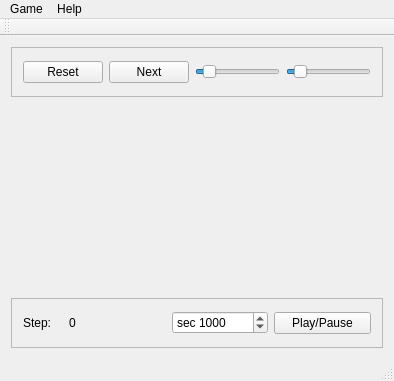
<?xml version="1.0" encoding="UTF-8"?>
<ui version="4.0">
 <class>MainWindow</class>
 <widget class="QMainWindow" name="MainWindow">
  <property name="geometry">
   <rect>
    <x>0</x>
    <y>0</y>
    <width>394</width>
    <height>381</height>
   </rect>
  </property>
  <property name="windowTitle">
   <string>Conway Game of Life</string>
  </property>
  <property name="unifiedTitleAndToolBarOnMac">
   <bool>true</bool>
  </property>
  <widget class="QWidget" name="centralWidget">
   <layout class="QVBoxLayout" name="verticalLayout">
    <item>
     <widget class="QFrame" name="frame">
      <property name="maximumSize">
       <size>
        <width>16777215</width>
        <height>50</height>
       </size>
      </property>
      <property name="frameShape">
       <enum>QFrame::StyledPanel</enum>
      </property>
      <property name="frameShadow">
       <enum>QFrame::Raised</enum>
      </property>
      <layout class="QHBoxLayout" name="horizontalLayout">
       <item>
        <widget class="QPushButton" name="pushButton_2">
         <property name="text">
          <string>Reset</string>
         </property>
        </widget>
       </item>
       <item>
        <widget class="QPushButton" name="pushButton">
         <property name="text">
          <string>Next</string>
         </property>
        </widget>
       </item>
       <item>
        <widget class="QSlider" name="horizontalSlider">
         <property name="value">
          <number>10</number>
         </property>
         <property name="orientation">
          <enum>Qt::Horizontal</enum>
         </property>
        </widget>
       </item>
       <item>
        <widget class="QSlider" name="horizontalSlider_2">
         <property name="value">
          <number>10</number>
         </property>
         <property name="orientation">
          <enum>Qt::Horizontal</enum>
         </property>
        </widget>
       </item>
      </layout>
     </widget>
    </item>
    <item>
     <widget class="MeshWidget" name="meshWidget" native="true"/>
    </item>
    <item>
     <widget class="QFrame" name="frame_2">
      <property name="maximumSize">
       <size>
        <width>16777215</width>
        <height>50</height>
       </size>
      </property>
      <property name="frameShape">
       <enum>QFrame::StyledPanel</enum>
      </property>
      <property name="frameShadow">
       <enum>QFrame::Raised</enum>
      </property>
      <layout class="QHBoxLayout" name="horizontalLayout_2">
       <item>
        <widget class="QLabel" name="label_2">
         <property name="maximumSize">
          <size>
           <width>40</width>
           <height>16777215</height>
          </size>
         </property>
         <property name="text">
          <string>Step:</string>
         </property>
        </widget>
       </item>
       <item>
        <widget class="QLabel" name="label">
         <property name="text">
          <string>0</string>
         </property>
        </widget>
       </item>
       <item>
        <widget class="QDoubleSpinBox" name="doubleSpinBox">
         <property name="prefix">
          <string comment="Sec" extracomment="Sec">sec </string>
         </property>
         <property name="decimals">
          <number>0</number>
         </property>
         <property name="minimum">
          <double>10.000000000000000</double>
         </property>
         <property name="maximum">
          <double>10000.000000000000000</double>
         </property>
         <property name="singleStep">
          <double>100.000000000000000</double>
         </property>
         <property name="value">
          <double>1000.000000000000000</double>
         </property>
        </widget>
       </item>
       <item>
        <widget class="QPushButton" name="pushButton_3">
         <property name="text">
          <string>Play/Pause</string>
         </property>
        </widget>
       </item>
      </layout>
     </widget>
    </item>
   </layout>
  </widget>
  <widget class="QMenuBar" name="menuBar">
   <property name="enabled">
    <bool>true</bool>
   </property>
   <property name="geometry">
    <rect>
     <x>0</x>
     <y>0</y>
     <width>394</width>
     <height>22</height>
    </rect>
   </property>
   <widget class="QMenu" name="menuGame">
    <property name="title">
     <string>Game</string>
    </property>
    <widget class="QMenu" name="menuNew">
     <property name="title">
      <string>New</string>
     </property>
     <addaction name="actionBlank_reset"/>
     <addaction name="separator"/>
     <addaction name="actionRandom"/>
    </widget>
    <addaction name="menuNew"/>
    <addaction name="separator"/>
    <addaction name="actionOpen"/>
    <addaction name="actionSave"/>
    <addaction name="separator"/>
    <addaction name="actionNext"/>
    <addaction name="actionPlay_Pause"/>
    <addaction name="separator"/>
    <addaction name="actionExit"/>
   </widget>
   <widget class="QMenu" name="menuHelp">
    <property name="title">
     <string>Help</string>
    </property>
    <addaction name="actionAbout"/>
   </widget>
   <addaction name="menuGame"/>
   <addaction name="menuHelp"/>
  </widget>
  <widget class="QToolBar" name="mainToolBar">
   <property name="enabled">
    <bool>false</bool>
   </property>
   <attribute name="toolBarArea">
    <enum>TopToolBarArea</enum>
   </attribute>
   <attribute name="toolBarBreak">
    <bool>false</bool>
   </attribute>
  </widget>
  <widget class="QStatusBar" name="statusBar">
   <property name="enabled">
    <bool>true</bool>
   </property>
   <property name="toolTip">
    <string>byStephen Krol 2018</string>
   </property>
  </widget>
  <action name="actionNext">
   <property name="text">
    <string>Next</string>
   </property>
  </action>
  <action name="actionPlay_Pause">
   <property name="text">
    <string>Play / Pause</string>
   </property>
  </action>
  <action name="actionExit">
   <property name="text">
    <string>Exit</string>
   </property>
   <property name="shortcut">
    <string>Ctrl+Q</string>
   </property>
  </action>
  <action name="actionBlank_reset">
   <property name="text">
    <string>Blank(reset)</string>
   </property>
  </action>
  <action name="actionRandom">
   <property name="text">
    <string>Random</string>
   </property>
  </action>
  <action name="actionAbout">
   <property name="text">
    <string>About</string>
   </property>
  </action>
  <action name="actionSave">
   <property name="text">
    <string>Save</string>
   </property>
  </action>
  <action name="actionOpen">
   <property name="text">
    <string>Open</string>
   </property>
  </action>
 </widget>
 <layoutdefault spacing="6" margin="11"/>
 <customwidgets>
  <customwidget>
   <class>MeshWidget</class>
   <extends>QWidget</extends>
   <header location="global">meshwidget.h</header>
   <container>1</container>
   <slots>
    <signal>stepNumberChanged(int)</signal>
    <slot>nextStep()</slot>
    <slot>setN(int)</slot>
    <slot>setM(int)</slot>
    <slot>reset()</slot>
    <slot>setTimeStep(double)</slot>
    <slot>start()</slot>
   </slots>
  </customwidget>
 </customwidgets>
 <resources/>
 <connections>
  <connection>
   <sender>pushButton</sender>
   <signal>clicked()</signal>
   <receiver>meshWidget</receiver>
   <slot>nextStep()</slot>
   <hints>
    <hint type="sourcelabel">
     <x>168</x>
     <y>89</y>
    </hint>
    <hint type="destinationlabel">
     <x>150</x>
     <y>161</y>
    </hint>
   </hints>
  </connection>
  <connection>
   <sender>horizontalSlider</sender>
   <signal>valueChanged(int)</signal>
   <receiver>meshWidget</receiver>
   <slot>setN(int)</slot>
   <hints>
    <hint type="sourcelabel">
     <x>270</x>
     <y>82</y>
    </hint>
    <hint type="destinationlabel">
     <x>196</x>
     <y>170</y>
    </hint>
   </hints>
  </connection>
  <connection>
   <sender>horizontalSlider_2</sender>
   <signal>valueChanged(int)</signal>
   <receiver>meshWidget</receiver>
   <slot>setM(int)</slot>
   <hints>
    <hint type="sourcelabel">
     <x>372</x>
     <y>82</y>
    </hint>
    <hint type="destinationlabel">
     <x>277</x>
     <y>167</y>
    </hint>
   </hints>
  </connection>
  <connection>
   <sender>pushButton_2</sender>
   <signal>clicked()</signal>
   <receiver>meshWidget</receiver>
   <slot>reset()</slot>
   <hints>
    <hint type="sourcelabel">
     <x>74</x>
     <y>89</y>
    </hint>
    <hint type="destinationlabel">
     <x>55</x>
     <y>172</y>
    </hint>
   </hints>
  </connection>
  <connection>
   <sender>doubleSpinBox</sender>
   <signal>valueChanged(double)</signal>
   <receiver>meshWidget</receiver>
   <slot>setTimeStep(double)</slot>
   <hints>
    <hint type="sourcelabel">
     <x>208</x>
     <y>324</y>
    </hint>
    <hint type="destinationlabel">
     <x>197</x>
     <y>239</y>
    </hint>
   </hints>
  </connection>
  <connection>
   <sender>pushButton_3</sender>
   <signal>clicked()</signal>
   <receiver>meshWidget</receiver>
   <slot>start()</slot>
   <hints>
    <hint type="sourcelabel">
     <x>330</x>
     <y>320</y>
    </hint>
    <hint type="destinationlabel">
     <x>316</x>
     <y>248</y>
    </hint>
   </hints>
  </connection>
  <connection>
   <sender>meshWidget</sender>
   <signal>stepNumberChanged(int)</signal>
   <receiver>label</receiver>
   <slot>setNum(int)</slot>
   <hints>
    <hint type="sourcelabel">
     <x>82</x>
     <y>218</y>
    </hint>
    <hint type="destinationlabel">
     <x>112</x>
     <y>313</y>
    </hint>
   </hints>
  </connection>
 </connections>
</ui>
